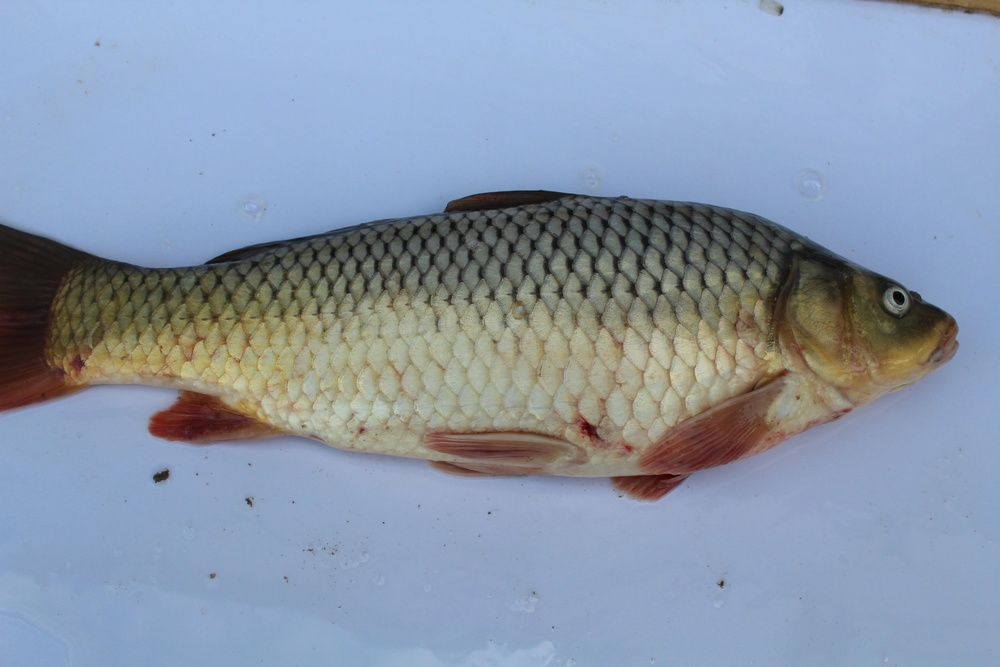
#> input picture Dataset/prueba.jpeg, 1000 x 667 px, shrunk from 5184 x 3456 before the run, found by its file name; its folder holds only this picture in this run
$ python asignar_metadatos.py
#> lines starting #> are read from the running program, lines starting #| are printed output that depends on the picture; after the words box and inside, x2 and y2 are one past the last pixel; in counts of white or black regions, pixels touching at a corner belong together
# import cv2
# import os

# # directorio donde se encuentran las imágenes de los peces
# dir_path = 'C:/Users/nfons/Documents/Proyecto_grado/API/Backend/Dataset/'

# # para cada imagen en el directorio
# for file_name in os.listdir(dir_path):

#     # lee la imagen
#     img_path = os.path.join(dir_path, file_name)
#     img = cv2.imread(img_path)

#     # convierte la imagen a escala de grises
#     gray = cv2.cvtColor(img, cv2.COLOR_BGR2GRAY)

#     # aplica un umbral para segmentar el pez
#     ret, thresh = cv2.threshold(gray, 0, 255, cv2.THRESH_BINARY+cv2.THRESH_OTSU)

#     # encuentra los contornos del pez
#     contours, hierarchy = cv2.findContours(thresh, cv2.RETR_TREE, cv2.CHAIN_APPROX_SIMPLE)

#     # obtiene el contorno más grande (el pez)
#     fish_contour = max(contours, key=cv2.contourArea)

#     # calcula la longitud del pez
#     length = cv2.arcLength(fish_contour, True)

#     # guarda la longitud como un valor de metadato en la imagen
#     img_metadata = {'length': length}

#     # guarda la imagen con la etiqueta de longitud
#     cv2.imwrite(img_path, img, [int(cv2.IMWRITE_JPEG_QUALITY), 100])

#     # Usar otra función para guardar la imagen con la etiqueta de longitud

#     print(f'Longitud del pez en {file_name} es de: {length} px')

import cv2
import os
import piexif
from PIL import Image

# Directorio donde se encuentran las imágenes
dir_path = "C:/Users/nfons/Documents/Proyecto_grado/API/Backend/Dataset/"

# Leer cada imagen en el directorio y medir la longitud del pez
for file in os.listdir(dir_path):
    # Leer la imagen
    img_path = os.path.join(dir_path, file)
    img = cv2.imread(img_path)
#> img is the input picture: shape (667, 1000, 3); mean B, G, R 169.8, 150.7, 137.2

    # Convertir la imagen a escala de grises y aplicar un filtro de mediana para reducir el ruido
    gray = cv2.cvtColor(img, cv2.COLOR_BGR2GRAY)
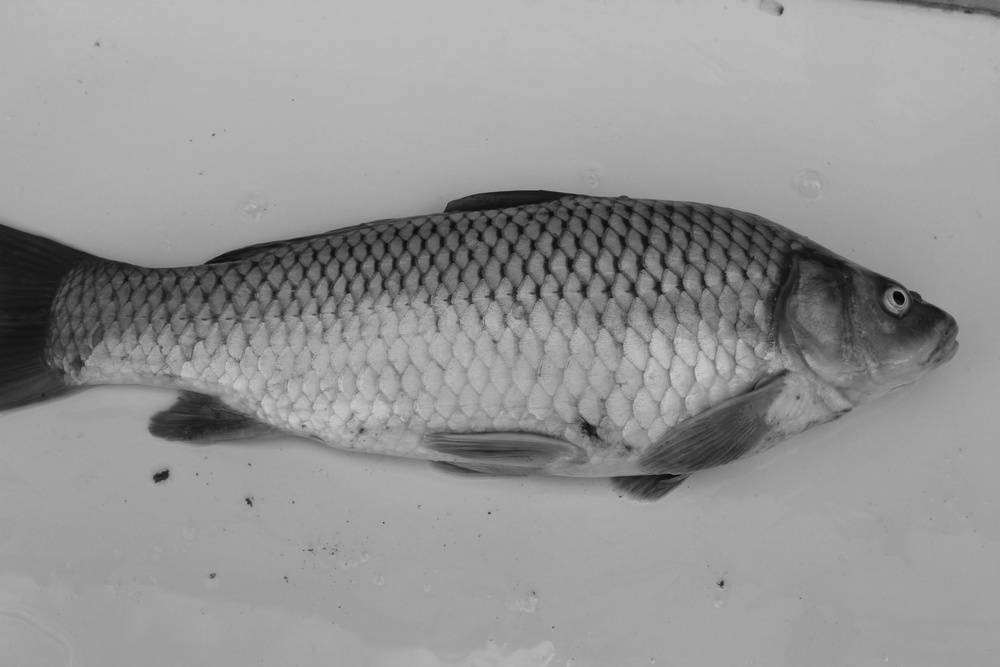
#> gray: shape (667, 1000); min 4, max 205, mean 148.8
    gray = cv2.medianBlur(gray, 5)

    # Detectar los bordes de los objetos en la imagen utilizando el algoritmo Canny
    edges = cv2.Canny(gray, 50, 150, apertureSize=3)
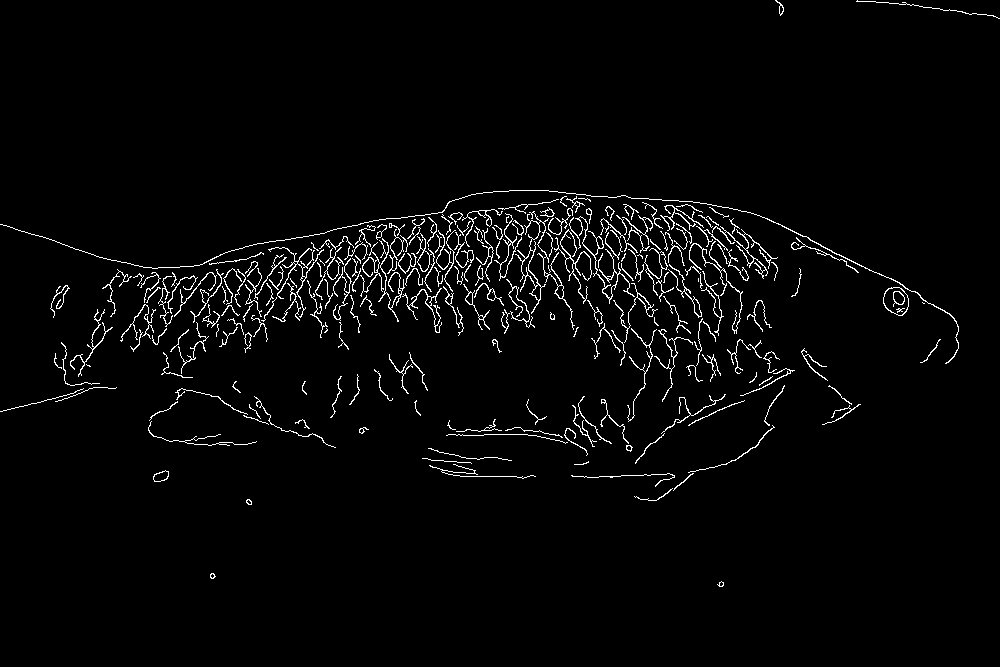
#> edges: shape (667, 1000); 2.7% white in thin lines or dots, all inside (x1, y1, x2, y2) = (0, 0, 1000, 587)

    # Encontrar los contornos de los objetos en la imagen
    contours, hierarchy = cv2.findContours(edges, cv2.RETR_TREE, cv2.CHAIN_APPROX_SIMPLE)
#> contours = 272 contours, 173 with area under 20; largest, box (x1, y1, x2, y2) and area: (883, 287, 909, 316) 546, (883, 287, 909, 316) 524, (515, 211, 575, 330) 500, (521, 250, 539, 287) 198, (416, 233, 435, 292) 197

    # Encontrar el contorno más grande en la imagen
    biggest_contour = max(contours, key=cv2.contourArea)
#> biggest_contour = contour of 38 points, box (x1, y1, x2, y2) (883, 287, 909, 316), area 546

    # Medir la longitud del contorno más grande en la imagen
    length = cv2.arcLength(biggest_contour, True)
#> length = 89.25

    # Agregar la etiqueta de longitud como un campo personalizado en los datos EXIF de la imagen utilizando piexif
#> (the run stopped early here; a loop or call above may not have finished)
